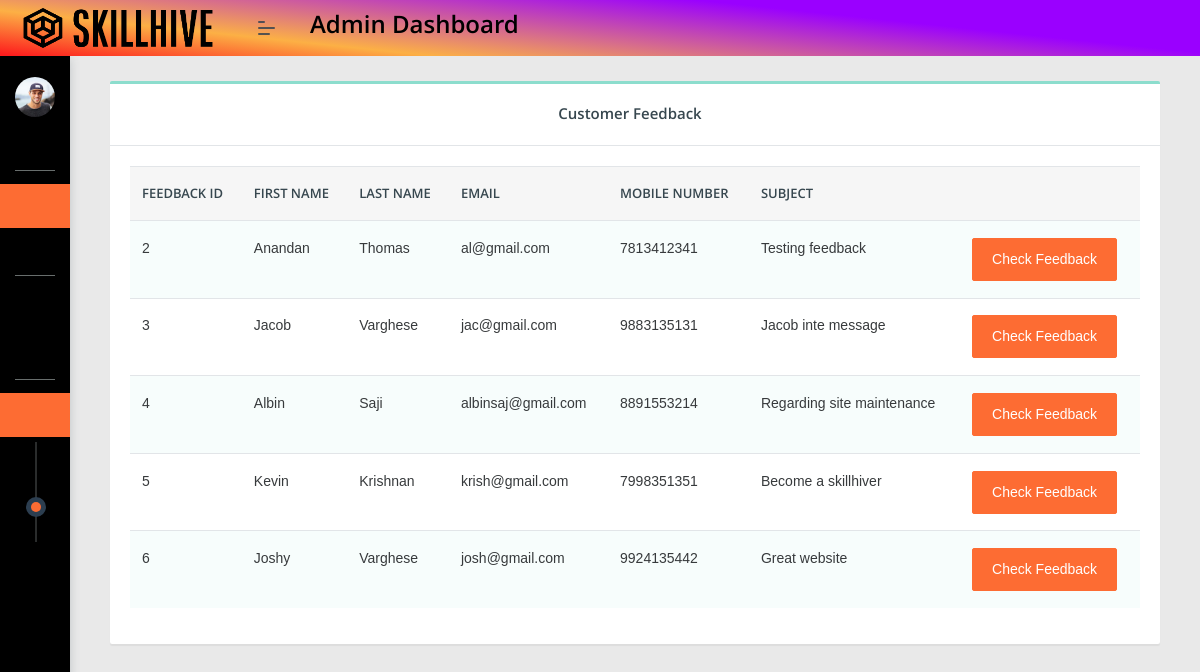
The app's page /adm/adm_fb/ with its own data.
### UserFront/models.py (models this page shows)
class user_feedback_db(models.Model):
    f_name = models.CharField(max_length=100,null=True,blank=True)
    l_name = models.CharField(max_length=100,null=True,blank=True)
    em = models.CharField(max_length=100,null=True,blank=True)
    mbl = models.IntegerField(null=True,blank=True)
    sub = models.CharField(max_length=140,null=True,blank=True)
    msg = models.TextField(max_length=500,null=True,blank=True)
    fb_sent = models.DateTimeField(auto_now_add=True)

### AdminEnd/views.py (the view)
# urls.py: path('adm_fb/',views.adm_fb_pg,name="adm_fb"),
def adm_fb_pg(x):
    data = user_feedback_db.objects.all()
    return render(x,"adm_fb_table.html",{'data':data})

### WorkerEnd/context_processors.py (called while the page is built)
def worker_profile_exists(request):
    profile_exists = False
    if 'wr_username' in request.session:
        try:
            worker_profile = worker_db.objects.get(username=request.session['wr_username'])
            profile_exists = True
        except worker_db.DoesNotExist:
            pass
    return {'profile_exists': profile_exists}

### AdminEnd/templates/adm_fb_table.html (shortened to what this page needs)
<!DOCTYPE html>
<html lang="en">
{% extends 'landing.html' %}
{% block content %}
<head>
</head>
<body>
<div class="col-xl-12">
    <div class="card">
        <div class="card-header">
            <center><h5>Customer Feedback</h5></center>
        </div>
        <div class="card-body table-border-style">
            <div class="table-responsive">
                <table class="table table-striped table-hover">
                    <thead>
                    <tr>
                        <th>Feedback ID</th>
                        <th>First Name</th>
                        <th>Last Name</th>
                        <th>Email</th>
                        <th>Mobile number</th>
                        <th>Subject</th>
                        <th></th>
                    </tr>
                    </thead>
                    <tbody>
                    {% for i in data %}
                    <tr>
                        <td>{{i.id}}</td>
                        <td>{{i.f_name}}</td>
                        <td>{{i.l_name}}</td>
                        <td>{{i.em}}</td>
                        <td>{{i.mbl}}</td>
                        <td>{{i.sub}}</td>
                        <td>
                            <button type="button" class="btn btn-primary" data-toggle="modal" data-target="#f{{i.id}}">
                                Check Feedback
                            </button>
                        </td>
                    </tr>
                    {% endfor %}
                    </tbody>
                </table>
            </div>
        </div>
    </div>
</div>
</body>
{% endblock %}

### AdminEnd/templates/landing.html (shortened to what this page needs)
<!DOCTYPE html>
<html lang="en">
{% load static %}
<head>
    <link rel="stylesheet" href="{% static 'assets/css/style.css' %}">
    <link rel="stylesheet" href="{% static 'assets/css/adm_radio.css' %}">
</head>
<body class="">
	<nav class="pcoded-navbar" style="background:#000000;">
		<div class="navbar-wrapper">
			<div class="navbar-content scroll-div " >
				<div class="">
					<div class="main-menu-header" style="background:transparent;">
						<img class="img-radius" src="{% static 'assets/images/user/avatar-2.jpg' %}" alt="User-Profile-Image">
					</div>
				</div>
				<ul class="nav pcoded-inner-navbar ">
					<li class="nav-item pcoded-menu-caption">
					</li>
					<li class="nav-item active">
					    <a href="{% url 'adm_landing' %}" class="nav-link"><span class="pcoded-micon"><i class="feather icon-home"></i></span><span class="pcoded-mtext">Dashboard</span></a>
					</li>
					<li class="nav-item pcoded-menu-caption">
					</li>
					<li class="nav-item pcoded-hasmenu">
						<a href="#!" class="nav-link "><span class="pcoded-micon"><i class="feather icon-users"></i></span><span class="pcoded-mtext">Workers</span></a>
					</li>
					<li class="nav-item pcoded-menu-caption">
					</li>
					<li class="nav-item pcoded-hasmenu">
						<a href="#!" class="nav-link "><span class="pcoded-micon"><i class="feather icon-users"></i></span><span class="pcoded-mtext">Users</span></a>
						<ul class="pcoded-submenu">
							<li><a href="{% url 'adm_user_table' %}">User Table</a></li>
							<li><a href="{% url 'adm_fb' %}">User Feedback</a></li>
						</ul>
					</li>
					<li class="nav-item pcoded-hasmenu">
						<a href="#!" class="nav-link "><span class="pcoded-micon"><i class="feather icon-users"></i></span><span class="pcoded-mtext">Reports</span></a>
					</li>
				</ul>
			</div>
		</div>
	</nav>
	<header class="navbar pcoded-header navbar-expand-lg navbar-light" style="background:linear-gradient(6deg, rgba(253,29,29,1) 1%, rgba(252,176,69,1) 25%, rgba(154,0,255,1) 71%);">
				<div class="m-header">
					<a class="mobile-menu" id="mobile-collapse" href="#!" style="margin-right:-50px;"><span></span></a>
					<a href="#!" class="b-brand">
						<img src="{% static 'assets/images/logo/skill_hive.png' %}" width="200" height="50" alt="" class="logo">
					</a>
				</div>
				<div class="collapse navbar-collapse">
					<ul class="navbar-nav mr-auto">
						<li class="nav-item" style="margin-left:50px;">
							<h4 style="color:black;">Admin Dashboard</h4>
						</li>
					</ul>
					<ul class="navbar-nav ml-auto">
						<li>
							<div class="dropdown drp-user">
								<a href="#" class="dropdown-toggle" data-toggle="dropdown">
									<i class="feather icon-user"></i>
								</a>
							</div>
						</li>
					</ul>
				</div>
	</header>
<div class="pcoded-main-container">
    <div class="pcoded-content">
		{% block content %}{% endblock %}
</body>
</html>

### records on screen
user_feedback_db: id "2", f_name "Anandan", l_name "Thomas", em "al@gmail.com", mbl "7813412341", sub "Testing feedback"
user_feedback_db: id "3", f_name "Jacob", l_name "Varghese", em "jac@gmail.com", mbl "9883135131", sub "Jacob inte message"
user_feedback_db: id "4", f_name "Albin", l_name "Saji", em "albinsaj@gmail.com", mbl "8891553214", sub "Regarding site maintenance"
user_feedback_db: id "5", f_name "Kevin", l_name "Krishnan", em "krish@gmail.com", mbl "7998351351", sub "Become a skillhiver"
user_feedback_db: id "6", f_name "Joshy", l_name "Varghese", em "josh@gmail.com", mbl "9924135442", sub "Great website"
